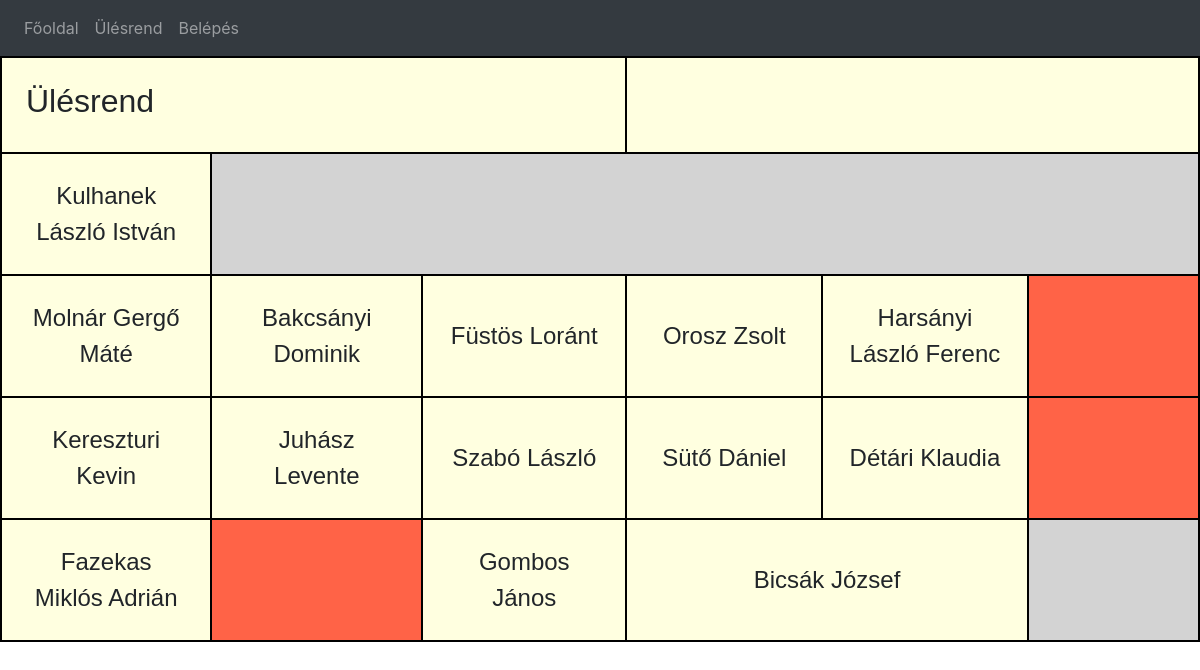
Screenshot of /index.php?page=ulesrend with the database file from the repository.
### controller/ulesrend.php (called while the page is built, shortened)
<?php
$tanar = 17;
$tanuloIdk = $tanulo->tanulokListaja($conn);
include 'view/ulesrend.php';
?>

### model/Ulesrend.php (called while the page is built, shortened)
<?php
    class Ulesrend{
        private $nev;
        private $sor;
        public function set_user($id,$conn){
            $sql = "SELECT * FROM `5/13ice` WHERE id=$id";
		    $result = $conn->query($sql);
            if ($result->num_rows > 0) {
                $row = $result->fetch_assoc();
                $this->nev = $row["nev"];
                $this->sor = $row["sor"];
            }
        }
        public function get_nev(){
           return $this->nev;
        }
        public function get_sor(){
            return $this->sor;
        }
        public function tanulokListaja($conn) {
            $lista = array();
            $sql = "SELECT id FROM `5/13ice`";
            if($result = $conn->query($sql)) {
                if ($result->num_rows > 0) {
                    while($row = $result->fetch_assoc()) {
                        $lista[] = $row['id'];
                    }
                }
            }
            return $lista;
        }
    }
?>

### view/ulesrend.php (the view, shortened to what this page needs)
		<table>
			<tr>
				<th colspan="3">
					<h2>Ülésrend</h2>
				</th>
				<th colspan="3">
				</th>
			</tr>
				<?php
				if ($tanuloIdk) {
					$sor = 0;
					foreach($tanuloIdk as $row) {
						$tanulo->set_user($row, $conn);
						if($tanulo->get_sor() != $sor) {
							if($sor != 0) echo '</tr>';
							echo '<tr>';
							$sor = $tanulo->get_sor();
						}
						if(!$tanulo->get_nev()) echo '<td class="empty"></td>';
						else {
							$plusz = '';
							if($row == $tanar) $plusz .=  ' colspan="2"';
							echo "<td".$plusz.">" . $tanulo->get_nev();
							echo "</td>";
						}
					}
				}
				else {
					echo "0 results";
				}
				?>
		</table>
	</body>
</html>

### includes/htmlheader.inc.php (shortened to what this page needs)
<!doctype html>
<html lang="hu">
<head>
    <link rel="stylesheet" type="text/css" href="css/style.css">
</head>

### index.php (shortened to what this page needs)
<?php
require 'includes/db.inc.php';
require 'model/Ulesrend.php';
$tanulo = new Ulesrend;
$page = 'index';
if(!empty($_SESSION["id"])) {
        $szoveg = $_SESSION["nev"].": Kilépés";
        $action = "kilepes";
}
else {
        $szoveg = "Belépés";
        $action = "belepes";
}
if(isset($_REQUEST['page'])) {
        if(file_exists('controller/'.$_REQUEST['page'].".php")) {
                $page = $_REQUEST['page'];
        }
}
$menupontok = array(    'index' => "Főoldal",
                        'ulesrend' => "Ülésrend",
                        'felhasznalo' => $szoveg
                );
include 'includes/htmlheader.inc.php';
?>
<body>
<?php
include 'includes/menu.php';
include 'controller/'.$page.".php";
?>
</body>
</html>

### includes/menu.php (shortened to what this page needs)
<!DOCTYPE html>
<html lang="en">
<head>
    <link rel="stylesheet" href="https://maxcdn.bootstrapcdn.com/bootstrap/4.0.0/css/bootstrap.min.css">
</head>
<body>
    <nav class="navbar navbar-expand-lg navbar-dark bg-dark">
    <div class="collapse navbar-collapse" id="navbarSupportedContent">
        <ul class="navbar-nav mr-auto">
        <?php
            foreach ($menupontok as $key => $value) {
                $active="";
                if($key == 'felhasznalo') $key.='&action='.$action;
                ?>
                    <li class="nav-item <?php echo $active; ?>">
                        <a class="nav-link" href="index.php?page=<?php echo $key; ?>"><?php echo $value; ?></a>
                    </li>
           <?php } ?>
        </ul>
    </div>
    </nav>
</body>
</html>

### css/style.css (style rules this page uses)
table { border:2px solid black; background:lightgray; padding:1em; margin-left:auto; margin-right:auto; }
td,th { border:2px solid black; padding:1em; text-align:center; background:lightyellow; font-size:1.5em; font-family: Arial, Helvetica, sans-serif; width:10em; height:3em; }
.empty { background:tomato; }

### rows the page displays
5/13ice: nev "Kulhanek László István"
5/13ice: nev "Molnár Gergő Máté"
5/13ice: nev "Bakcsányi Dominik"
5/13ice: nev "Füstös Loránt"
5/13ice: nev "Orosz Zsolt"
5/13ice: nev "Harsányi László Ferenc"
5/13ice: nev "Kereszturi Kevin"
5/13ice: nev "Juhász Levente"
5/13ice: nev "Szabó László"
5/13ice: nev "Sütő Dániel"
5/13ice: nev "Détári Klaudia"
5/13ice: nev "Fazekas Miklós Adrián"
5/13ice: nev "Gombos János"
5/13ice: nev "Bicsák József"

### other values shown
$value "Főoldal"
$value "Ülésrend"
$value "Belépés"
